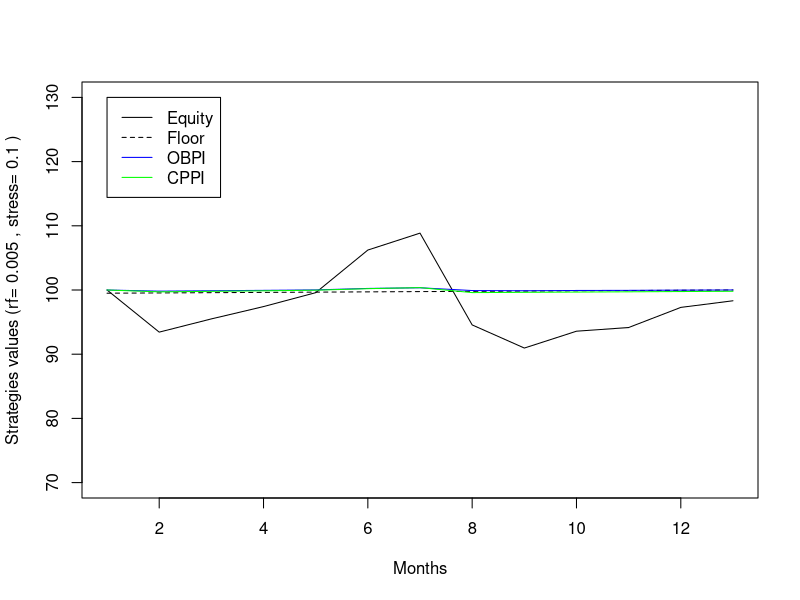
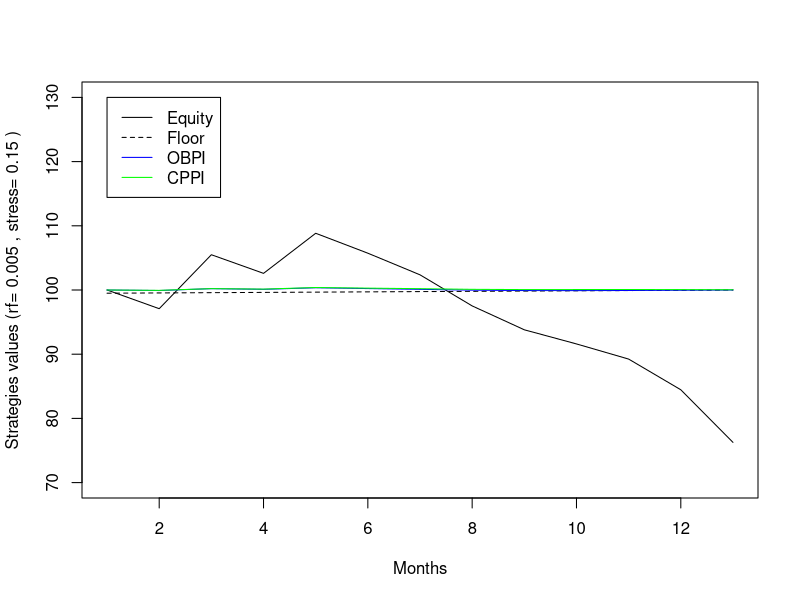
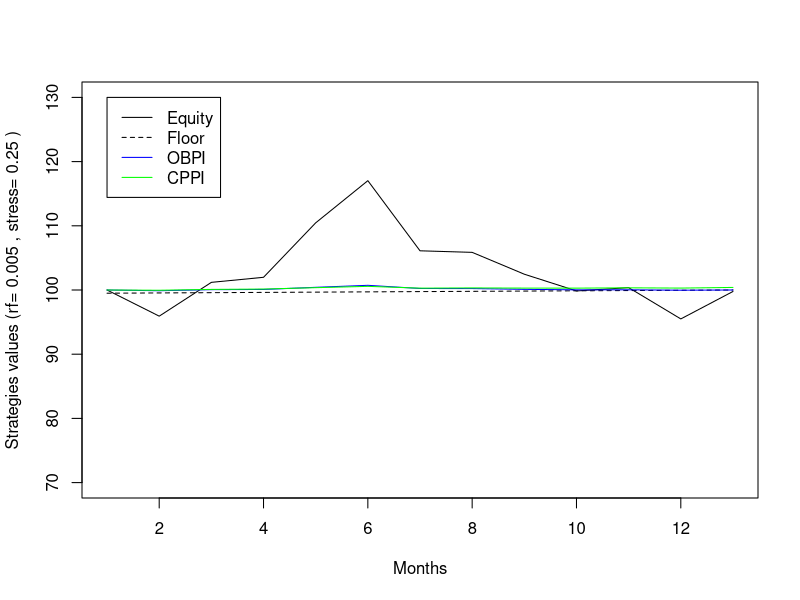
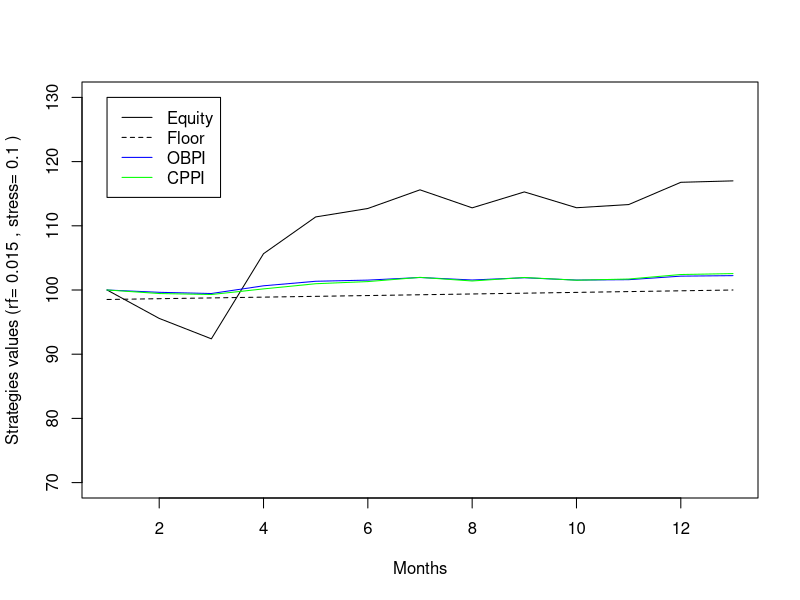
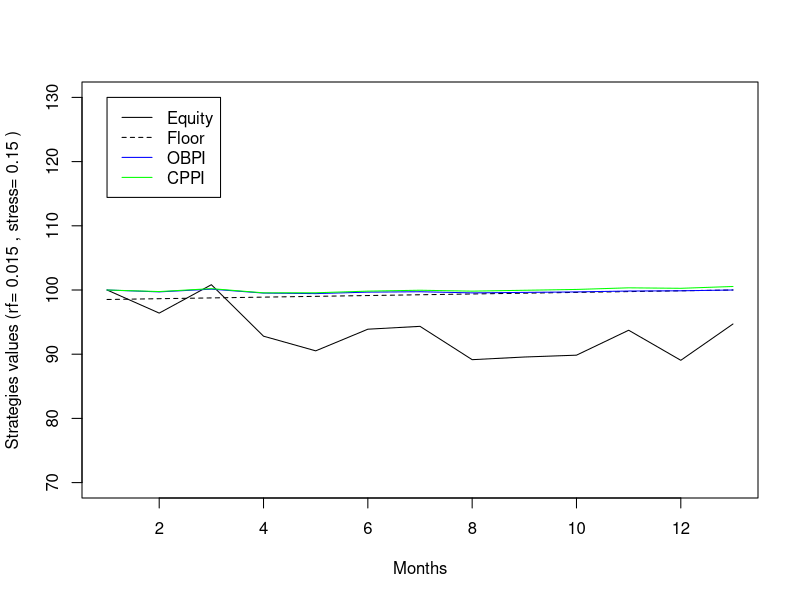
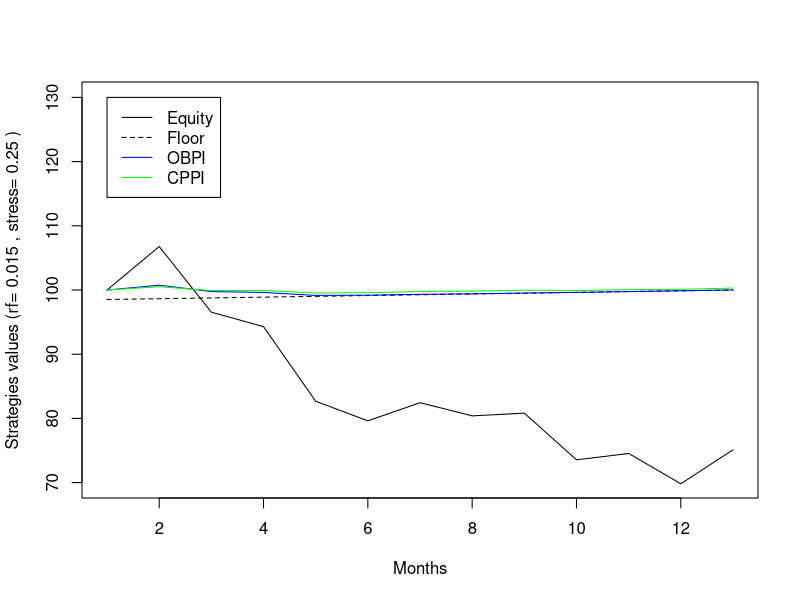
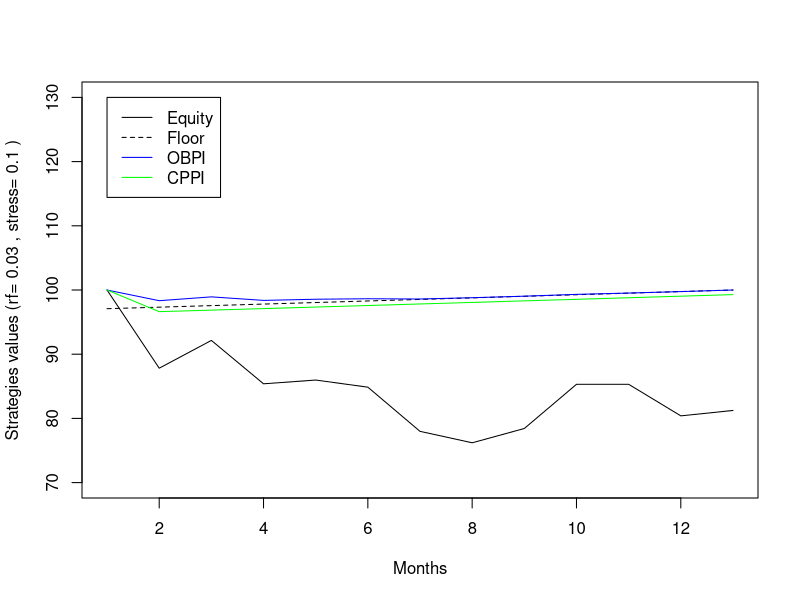
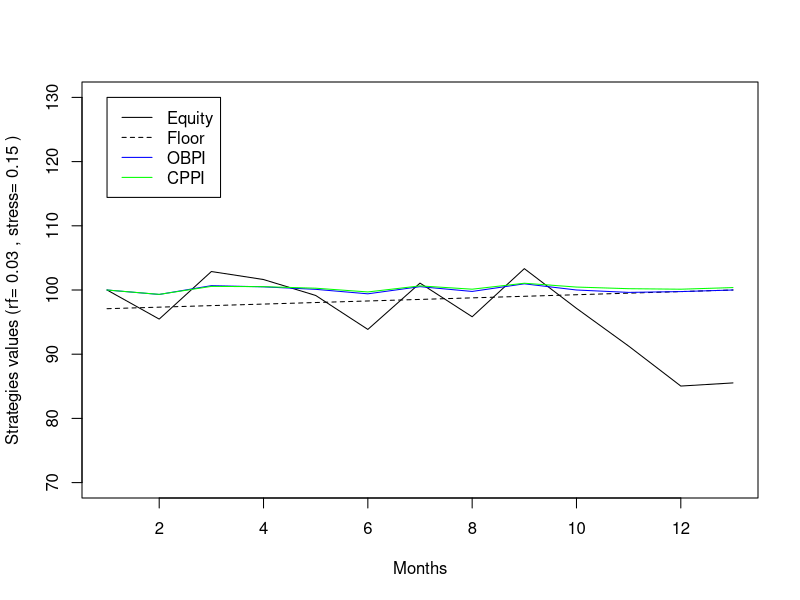

Source code (R) for these figures, in order:
# Packages
library(tidyverse)
library(scales)

# Initial variables
mu <- 0.05
sigma <- 0.20
delta <- 1 / 12
mat <- 1
strike <- 100
tol <- 0
set.seed(1234)
n <- mat / delta

# Sensitivity values
rf_values <- c(0.005, 0.015, 0.03)
stress_values <- c(0.10, 0.15, 0.25)

# For each combination of rf and stress
for (current_rf in rf_values) {
  for (current_stress in stress_values) {
    
    # Update the rf and stress values
    rf <- current_rf
    stress <- current_stress
    
    # Simulation with the current rf and stress values
    u <- runif(n)
    rf1 <- (1 + rf) ^ delta - 1
    mu1 <- (1 + mu) ^ delta - 1
    sigma1 <- sigma * sqrt(delta)
    r <- qnorm(u, mu1, sigma1)
    rPRN <- qnorm(u, rf1, sigma1)
    
    equity <- numeric(n + 1)
    equityRNP <- numeric(n + 1)
    equity[1] <- strike
    equityRNP[1] <- strike
    
    for (i in 1:n) {
      equity[i + 1] <- equity[i] * (1 + r[i])
      equityRNP[i + 1] <- equityRNP[i] * (1 + rPRN[i])
    }
    
    call <- numeric(n + 1)
    call[n + 1] <- max(0, equityRNP[n + 1] - strike)
    for (i in 1:n) {
      d0 <- ((rf - sigma ^ 2 / 2) * (mat - (i - 1) * delta) + log(equityRNP[i] / strike)) / (sigma * sqrt(mat - (i - 1) * delta))
      d1 <- d0 + sigma * sqrt(mat - (i - 1) * delta)
      call[i] <- equityRNP[i] * pnorm(d1) - strike * exp(-rf * (mat - (i - 1) * delta)) * pnorm(d0)
    }
    
    floor <- numeric(n + 1)
    for (i in 1:(n + 1)) {
      floor[i] <- strike / (1 + rf) ^ (mat - (i - 1) * delta)
    }
    
    obpi_call <- numeric(n + 1)
    obpi_call[1] <- strike
    gearing <- (obpi_call[1] - floor[1]) / call[1]
    for (i in 1:n) {
      obpi_call[i + 1] <- floor[i + 1] + gearing * call[i + 1]
    }
    
    cppi <- numeric(n + 1)
    cushion <- numeric(n + 1)
    multiplier <- numeric(n + 1)
    expo_exante <- numeric(n + 1)
    expo_expost <- numeric(n + 1)
    cppi[1] <- strike
    cushion[1] <- cppi[1] - floor[1]
    multiplier[1] <- 1 / stress
    expo_exante[1] <- multiplier[1] * cushion[1]
    expo_expost[1] <- expo_exante[1]
    boundary_inf <- multiplier[1] * (1 - tol)
    boundary_sup <- multiplier[1] * (1 + tol)
    
    for (i in 1:n) {
      expo_exante[i + 1] <- expo_expost[i] * equity[i + 1] / equity[i]
      cppi[i + 1] <- expo_exante[i + 1] + (cppi[i] - expo_expost[i]) * floor[i + 1] / floor[i]
      cushion[i + 1] <- cppi[i + 1] - floor[i + 1]
      multiplier[i + 1] <- expo_exante[i + 1] / cushion[i + 1]
      expo_expost[i + 1] <- ifelse(multiplier[i + 1] < boundary_inf || multiplier[i + 1] > boundary_sup, multiplier[1], multiplier[i + 1]) * ifelse(cushion[i + 1] < 0, 0, cushion[i + 1])
    }
    
    plot(equity, type = 'l', ylab = paste('Strategies values (rf=', current_rf, ', stress=', current_stress, ')'), xlab = 'Months', ylim = c(70, 130))
    lines(floor, lty = 2)
    lines(obpi_call, col = 'blue')
    lines(cppi, col = 'green')
    leg.txt <- c("Equity", "Floor", "OBPI", "CPPI")
    legend(1, 130, leg.txt, col = c("black", "black", "blue", "green"), lty = c(1, 2, 1, 1))
    
  }
}


